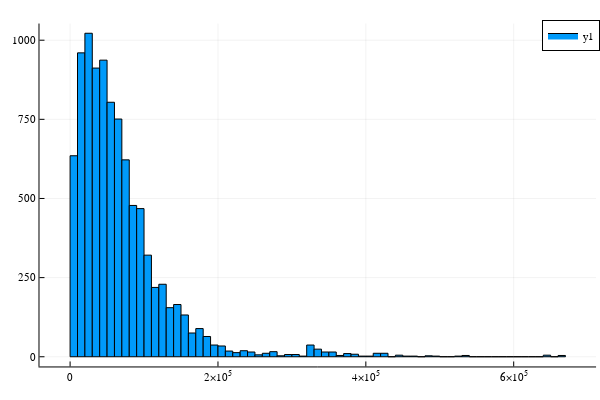

Here is the notebook cell this chart was saved with:
### Code cell
@df dropmissing(acs, :HHINCOME) histogram(:HHINCOME)

### Figure 1 — Plotly figure (JSON) as saved in the notebook; plotly's stock layout.template omitted (floating-point values rounded to 4 significant figures)
{"data": [{"fill": "tozeroy", "fillcolor": "rgba(0, 154, 250, 1.000)", "hoverinfo": "none", "legendgroup": "y1", "line": {"color": "rgba(0, 0, 0, 1.000)", "dash": "solid", "width": 1}, "mode": "lines", "name": "y1", "showlegend": true, "type": "scatter", "x": [0, 0, 10000, 10000, 0, 0], "xaxis": "x1", "y": [635, 0, 0, 635, 635, 635], "yaxis": "y1"}, {"fill": "tozeroy", "fillcolor": "rgba(0, 154, 250, 1.000)", "hoverinfo": "none", "legendgroup": "y1", "line": {"color": "rgba(0, 0, 0, 1.000)", "dash": "solid", "width": 1}, "mode": "lines", "name": "y1", "showlegend": false, "type": "scatter", "x": [10000, 10000, 20000, 20000, 10000, 10000], "xaxis": "x1", "y": [960, 0, 0, 960, 960, 960], "yaxis": "y1"}, {"fill": "tozeroy", "fillcolor": "rgba(0, 154, 250, 1.000)", "hoverinfo": "none", "legendgroup": "y1", "line": {"color": "rgba(0, 0, 0, 1.000)", "dash": "solid", "width": 1}, "mode": "lines", "name": "y1", "showlegend": false, "type": "scatter", "x": [20000, 20000, 30000, 30000, 20000, 20000], "xaxis": "x1", "y": [1022, 0, 0, 1022, 1022, 1022], "yaxis": "y1"}, {"fill": "tozeroy", "fillcolor": "rgba(0, 154, 250, 1.000)", "hoverinfo": "none", "legendgroup": "y1", "line": {"color": "rgba(0, 0, 0, 1.000)", "dash": "solid", "width": 1}, "mode": "lines", "name": "y1", "showlegend": false, "type": "scatter", "x": [30000, 30000, 40000, 40000, 30000, 30000], "xaxis": "x1", "y": [912, 0, 0, 912, 912, 912], "yaxis": "y1"}, {"fill": "tozeroy", "fillcolor": "rgba(0, 154, 250, 1.000)", "hoverinfo": "none", "legendgroup": "y1", "line": {"color": "rgba(0, 0, 0, 1.000)", "dash": "solid", "width": 1}, "mode": "lines", "name": "y1", "showlegend": false, "type": "scatter", "x": [40000, 40000, 50000, 50000, 40000, 40000], "xaxis": "x1", "y": [937, 0, 0, 937, 937, 937], "yaxis": "y1"}, {"fill": "tozeroy", "fillcolor": "rgba(0, 154, 250, 1.000)", "hoverinfo": "none", "legendgroup": "y1", "line": {"color": "rgba(0, 0, 0, 1.000)", "dash": "solid", "width": 1}, "mode": "lines", "name": "y1", "showlegend": false, "type": "scatter", "x": [50000, 50000, 60000, 60000, 50000, 50000], "xaxis": "x1", "y": [804, 0, 0, 804, 804, 804], "yaxis": "y1"}, {"fill": "tozeroy", "fillcolor": "rgba(0, 154, 250, 1.000)", "hoverinfo": "none", "legendgroup": "y1", "line": {"color": "rgba(0, 0, 0, 1.000)", "dash": "solid", "width": 1}, "mode": "lines", "name": "y1", "showlegend": false, "type": "scatter", "x": [60000, 60000, 70000, 70000, 60000, 60000], "xaxis": "x1", "y": [751, 0, 0, 751, 751, 751], "yaxis": "y1"}, {"fill": "tozeroy", "fillcolor": "rgba(0, 154, 250, 1.000)", "hoverinfo": "none", "legendgroup": "y1", "line": {"color": "rgba(0, 0, 0, 1.000)", "dash": "solid", "width": 1}, "mode": "lines", "name": "y1", "showlegend": false, "type": "scatter", "x": [70000, 70000, 80000, 80000, 70000, 70000], "xaxis": "x1", "y": [622, 0, 0, 622, 622, 622], "yaxis": "y1"}, {"fill": "tozeroy", "fillcolor": "rgba(0, 154, 250, 1.000)", "hoverinfo": "none", "legendgroup": "y1", "line": {"color": "rgba(0, 0, 0, 1.000)", "dash": "solid", "width": 1}, "mode": "lines", "name": "y1", "showlegend": false, "type": "scatter", "x": [80000, 80000, 90000, 90000, 80000, 80000], "xaxis": "x1", "y": [478, 0, 0, 478, 478, 478], "yaxis": "y1"}, {"fill": "tozeroy", "fillcolor": "rgba(0, 154, 250, 1.000)", "hoverinfo": "none", "legendgroup": "y1", "line": {"color": "rgba(0, 0, 0, 1.000)", "dash": "solid", "width": 1}, "mode": "lines", "name": "y1", "showlegend": false, "type": "scatter", "x": [90000, 90000, 100000, 100000, 90000, 90000], "xaxis": "x1", "y": [468, 0, 0, 468, 468, 468], "yaxis": "y1"}, {"fill": "tozeroy", "fillcolor": "rgba(0, 154, 250, 1.000)", "hoverinfo": "none", "legendgroup": "y1", "line": {"color": "rgba(0, 0, 0, 1.000)", "dash": "solid", "width": 1}, "mode": "lines", "name": "y1", "showlegend": false, "type": "scatter", "x": [100000, 100000, 110000, 110000, 100000, 100000], "xaxis": "x1", "y": [321, 0, 0, 321, 321, 321], "yaxis": "y1"}, {"fill": "tozeroy", "fillcolor": "rgba(0, 154, 250, 1.000)", "hoverinfo": "none", "legendgroup": "y1", "line": {"color": "rgba(0, 0, 0, 1.000)", "dash": "solid", "width": 1}, "mode": "lines", "name": "y1", "showlegend": false, "type": "scatter", "x": [110000, 110000, 120000, 120000, 110000, 110000], "xaxis": "x1", "y": [219, 0, 0, 219, 219, 219], "yaxis": "y1"}, {"fill": "tozeroy", "fillcolor": "rgba(0, 154, 250, 1.000)", "hoverinfo": "none", "legendgroup": "y1", "line": {"color": "rgba(0, 0, 0, 1.000)", "dash": "solid", "width": 1}, "mode": "lines", "name": "y1", "showlegend": false, "type": "scatter", "x": [120000, 120000, 130000, 130000, 120000, 120000], "xaxis": "x1", "y": [229, 0, 0, 229, 229, 229], "yaxis": "y1"}, {"fill": "tozeroy", "fillcolor": "rgba(0, 154, 250, 1.000)", "hoverinfo": "none", "legendgroup": "y1", "line": {"color": "rgba(0, 0, 0, 1.000)", "dash": "solid", "width": 1}, "mode": "lines", "name": "y1", "showlegend": false, "type": "scatter", "x": [130000, 130000, 140000, 140000, 130000, 130000], "xaxis": "x1", "y": [155, 0, 0, 155, 155, 155], "yaxis": "y1"}, {"fill": "tozeroy", "fillcolor": "rgba(0, 154, 250, 1.000)", "hoverinfo": "none", "legendgroup": "y1", "line": {"color": "rgba(0, 0, 0, 1.000)", "dash": "solid", "width": 1}, "mode": "lines", "name": "y1", "showlegend": false, "type": "scatter", "x": [140000, 140000, 150000, 150000, 140000, 140000], "xaxis": "x1", "y": [165, 0, 0, 165, 165, 165], "yaxis": "y1"}, {"fill": "tozeroy", "fillcolor": "rgba(0, 154, 250, 1.000)", "hoverinfo": "none", "legendgroup": "y1", "line": {"color": "rgba(0, 0, 0, 1.000)", "dash": "solid", "width": 1}, "mode": "lines", "name": "y1", "showlegend": false, "type": "scatter", "x": [150000, 150000, 160000, 160000, 150000, 150000], "xaxis": "x1", "y": [132, 0, 0, 132, 132, 132], "yaxis": "y1"}, {"fill": "tozeroy", "fillcolor": "rgba(0, 154, 250, 1.000)", "hoverinfo": "none", "legendgroup": "y1", "line": {"color": "rgba(0, 0, 0, 1.000)", "dash": "solid", "width": 1}, "mode": "lines", "name": "y1", "showlegend": false, "type": "scatter", "x": [160000, 160000, 170000, 170000, 160000, 160000], "xaxis": "x1", "y": [75, 0, 0, 75, 75, 75], "yaxis": "y1"}, {"fill": "tozeroy", "fillcolor": "rgba(0, 154, 250, 1.000)", "hoverinfo": "none", "legendgroup": "y1", "line": {"color": "rgba(0, 0, 0, 1.000)", "dash": "solid", "width": 1}, "mode": "lines", "name": "y1", "showlegend": false, "type": "scatter", "x": [170000, 170000, 180000, 180000, 170000, 170000], "xaxis": "x1", "y": [89, 0, 0, 89, 89, 89], "yaxis": "y1"}, {"fill": "tozeroy", "fillcolor": "rgba(0, 154, 250, 1.000)", "hoverinfo": "none", "legendgroup": "y1", "line": {"color": "rgba(0, 0, 0, 1.000)", "dash": "solid", "width": 1}, "mode": "lines", "name": "y1", "showlegend": false, "type": "scatter", "x": [180000, 180000, 190000, 190000, 180000, 180000], "xaxis": "x1", "y": [64, 0, 0, 64, 64, 64], "yaxis": "y1"}, {"fill": "tozeroy", "fillcolor": "rgba(0, 154, 250, 1.000)", "hoverinfo": "none", "legendgroup": "y1", "line": {"color": "rgba(0, 0, 0, 1.000)", "dash": "solid", "width": 1}, "mode": "lines", "name": "y1", "showlegend": false, "type": "scatter", "x": [190000, 190000, 200000, 200000, 190000, 190000], "xaxis": "x1", "y": [37, 0, 0, 37, 37, 37], "yaxis": "y1"}, {"fill": "tozeroy", "fillcolor": "rgba(0, 154, 250, 1.000)", "hoverinfo": "none", "legendgroup": "y1", "line": {"color": "rgba(0, 0, 0, 1.000)", "dash": "solid", "width": 1}, "mode": "lines", "name": "y1", "showlegend": false, "type": "scatter", "x": [200000, 200000, 210000, 210000, 200000, 200000], "xaxis": "x1", "y": [34, 0, 0, 34, 34, 34], "yaxis": "y1"}, {"fill": "tozeroy", "fillcolor": "rgba(0, 154, 250, 1.000)", "hoverinfo": "none", "legendgroup": "y1", "line": {"color": "rgba(0, 0, 0, 1.000)", "dash": "solid", "width": 1}, "mode": "lines", "name": "y1", "showlegend": false, "type": "scatter", "x": [210000, 210000, 220000, 220000, 210000, 210000], "xaxis": "x1", "y": [18, 0, 0, 18, 18, 18], "yaxis": "y1"}, {"fill": "tozeroy", "fillcolor": "rgba(0, 154, 250, 1.000)", "hoverinfo": "none", "legendgroup": "y1", "line": {"color": "rgba(0, 0, 0, 1.000)", "dash": "solid", "width": 1}, "mode": "lines", "name": "y1", "showlegend": false, "type": "scatter", "x": [220000, 220000, 230000, 230000, 220000, 220000], "xaxis": "x1", "y": [13, 0, 0, 13, 13, 13], "yaxis": "y1"}, {"fill": "tozeroy", "fillcolor": "rgba(0, 154, 250, 1.000)", "hoverinfo": "none", "legendgroup": "y1", "line": {"color": "rgba(0, 0, 0, 1.000)", "dash": "solid", "width": 1}, "mode": "lines", "name": "y1", "showlegend": false, "type": "scatter", "x": [230000, 230000, 240000, 240000, 230000, 230000], "xaxis": "x1", "y": [19, 0, 0, 19, 19, 19], "yaxis": "y1"}, {"fill": "tozeroy", "fillcolor": "rgba(0, 154, 250, 1.000)", "hoverinfo": "none", "legendgroup": "y1", "line": {"color": "rgba(0, 0, 0, 1.000)", "dash": "solid", "width": 1}, "mode": "lines", "name": "y1", "showlegend": false, "type": "scatter", "x": [240000, 240000, 250000, 250000, 240000, 240000], "xaxis": "x1", "y": [15, 0, 0, 15, 15, 15], "yaxis": "y1"}, {"fill": "tozeroy", "fillcolor": "rgba(0, 154, 250, 1.000)", "hoverinfo": "none", "legendgroup": "y1", "line": {"color": "rgba(0, 0, 0, 1.000)", "dash": "solid", "width": 1}, "mode": "lines", "name": "y1", "showlegend": false, "type": "scatter", "x": [250000, 250000, 260000, 260000, 250000, 250000], "xaxis": "x1", "y": [6, 0, 0, 6, 6, 6], "yaxis": "y1"}, {"fill": "tozeroy", "fillcolor": "rgba(0, 154, 250, 1.000)", "hoverinfo": "none", "legendgroup": "y1", "line": {"color": "rgba(0, 0, 0, 1.000)", "dash": "solid", "width": 1}, "mode": "lines", "name": "y1", "showlegend": false, "type": "scatter", "x": [260000, 260000, 270000, 270000, 260000, 260000], "xaxis": "x1", "y": [11, 0, 0, 11, 11, 11], "yaxis": "y1"}, {"fill": "tozeroy", "fillcolor": "rgba(0, 154, 250, 1.000)", "hoverinfo": "none", "legendgroup": "y1", "line": {"color": "rgba(0, 0, 0, 1.000)", "dash": "solid", "width": 1}, "mode": "lines", "name": "y1", "showlegend": false, "type": "scatter", "x": [270000, 270000, 280000, 280000, 270000, 270000], "xaxis": "x1", "y": [16, 0, 0, 16, 16, 16], "yaxis": "y1"}, {"fill": "tozeroy", "fillcolor": "rgba(0, 154, 250, 1.000)", "hoverinfo": "none", "legendgroup": "y1", "line": {"color": "rgba(0, 0, 0, 1.000)", "dash": "solid", "width": 1}, "mode": "lines", "name": "y1", "showlegend": false, "type": "scatter", "x": [280000, 280000, 290000, 290000, 280000, 280000], "xaxis": "x1", "y": [3, 0, 0, 3, 3, 3], "yaxis": "y1"}, {"fill": "tozeroy", "fillcolor": "rgba(0, 154, 250, 1.000)", "hoverinfo": "none", "legendgroup": "y1", "line": {"color": "rgba(0, 0, 0, 1.000)", "dash": "solid", "width": 1}, "mode": "lines", "name": "y1", "showlegend": false, "type": "scatter", "x": [290000, 290000, 300000, 300000, 290000, 290000], "xaxis": "x1", "y": [7, 0, 0, 7, 7, 7], "yaxis": "y1"}, {"fill": "tozeroy", "fillcolor": "rgba(0, 154, 250, 1.000)", "hoverinfo": "none", "legendgroup": "y1", "line": {"color": "rgba(0, 0, 0, 1.000)", "dash": "solid", "width": 1}, "mode": "lines", "name": "y1", "showlegend": false, "type": "scatter", "x": [300000, 300000, 310000, 310000, 300000, 300000], "xaxis": "x1", "y": [7, 0, 0, 7, 7, 7], "yaxis": "y1"}, {"fill": "tozeroy", "fillcolor": "rgba(0, 154, 250, 1.000)", "hoverinfo": "none", "legendgroup": "y1", "line": {"color": "rgba(0, 0, 0, 1.000)", "dash": "solid", "width": 1}, "mode": "lines", "name": "y1", "showlegend": false, "type": "scatter", "x": [310000, 310000, 320000, 320000, 310000, 310000], "xaxis": "x1", "y": [2, 0, 0, 2, 2, 2], "yaxis": "y1"}, {"fill": "tozeroy", "fillcolor": "rgba(0, 154, 250, 1.000)", "hoverinfo": "none", "legendgroup": "y1", "line": {"color": "rgba(0, 0, 0, 1.000)", "dash": "solid", "width": 1}, "mode": "lines", "name": "y1", "showlegend": false, "type": "scatter", "x": [320000, 320000, 330000, 330000, 320000, 320000], "xaxis": "x1", "y": [37, 0, 0, 37, 37, 37], "yaxis": "y1"}, {"fill": "tozeroy", "fillcolor": "rgba(0, 154, 250, 1.000)", "hoverinfo": "none", "legendgroup": "y1", "line": {"color": "rgba(0, 0, 0, 1.000)", "dash": "solid", "width": 1}, "mode": "lines", "name": "y1", "showlegend": false, "type": "scatter", "x": [330000, 330000, 340000, 340000, 330000, 330000], "xaxis": "x1", "y": [24, 0, 0, 24, 24, 24], "yaxis": "y1"}, {"fill": "tozeroy", "fillcolor": "rgba(0, 154, 250, 1.000)", "hoverinfo": "none", "legendgroup": "y1", "line": {"color": "rgba(0, 0, 0, 1.000)", "dash": "solid", "width": 1}, "mode": "lines", "name": "y1", "showlegend": false, "type": "scatter", "x": [340000, 340000, 350000, 350000, 340000, 340000], "xaxis": "x1", "y": [15, 0, 0, 15, 15, 15], "yaxis": "y1"}, {"fill": "tozeroy", "fillcolor": "rgba(0, 154, 250, 1.000)", "hoverinfo": "none", "legendgroup": "y1", "line": {"color": "rgba(0, 0, 0, 1.000)", "dash": "solid", "width": 1}, "mode": "lines", "name": "y1", "showlegend": false, "type": "scatter", "x": [350000, 350000, 360000, 360000, 350000, 350000], "xaxis": "x1", "y": [15, 0, 0, 15, 15, 15], "yaxis": "y1"}, {"fill": "tozeroy", "fillcolor": "rgba(0, 154, 250, 1.000)", "hoverinfo": "none", "legendgroup": "y1", "line": {"color": "rgba(0, 0, 0, 1.000)", "dash": "solid", "width": 1}, "mode": "lines", "name": "y1", "showlegend": false, "type": "scatter", "x": [360000, 360000, 370000, 370000, 360000, 360000], "xaxis": "x1", "y": [4, 0, 0, 4, 4, 4], "yaxis": "y1"}, {"fill": "tozeroy", "fillcolor": "rgba(0, 154, 250, 1.000)", "hoverinfo": "none", "legendgroup": "y1", "line": {"color": "rgba(0, 0, 0, 1.000)", "dash": "solid", "width": 1}, "mode": "lines", "name": "y1", "showlegend": false, "type": "scatter", "x": [370000, 370000, 380000, 380000, 370000, 370000], "xaxis": "x1", "y": [10, 0, 0, 10, 10, 10], "yaxis": "y1"}, {"fill": "tozeroy", "fillcolor": "rgba(0, 154, 250, 1.000)", "hoverinfo": "none", "legendgroup": "y1", "line": {"color": "rgba(0, 0, 0, 1.000)", "dash": "solid", "width": 1}, "mode": "lines", "name": "y1", "showlegend": false, "type": "scatter", "x": [380000, 380000, 390000, 390000, 380000, 380000], "xaxis": "x1", "y": [8, 0, 0, 8, 8, 8], "yaxis": "y1"}, {"fill": "tozeroy", "fillcolor": "rgba(0, 154, 250, 1.000)", "hoverinfo": "none", "legendgroup": "y1", "line": {"color": "rgba(0, 0, 0, 1.000)", "dash": "solid", "width": 1}, "mode": "lines", "name": "y1", "showlegend": false, "type": "scatter", "x": [390000, 390000, 400000, 400000, 390000, 390000], "xaxis": "x1", "y": [2, 0, 0, 2, 2, 2], "yaxis": "y1"}, {"fill": "tozeroy", "fillcolor": "rgba(0, 154, 250, 1.000)", "hoverinfo": "none", "legendgroup": "y1", "line": {"color": "rgba(0, 0, 0, 1.000)", "dash": "solid", "width": 1}, "mode": "lines", "name": "y1", "showlegend": false, "type": "scatter", "x": [400000, 400000, 410000, 410000, 400000, 400000], "xaxis": "x1", "y": [2, 0, 0, 2, 2, 2], "yaxis": "y1"}, {"fill": "tozeroy", "fillcolor": "rgba(0, 154, 250, 1.000)", "hoverinfo": "none", "legendgroup": "y1", "line": {"color": "rgba(0, 0, 0, 1.000)", "dash": "solid", "width": 1}, "mode": "lines", "name": "y1", "showlegend": false, "type": "scatter", "x": [410000, 410000, 420000, 420000, 410000, 410000], "xaxis": "x1", "y": [11, 0, 0, 11, 11, 11], "yaxis": "y1"}, {"fill": "tozeroy", "fillcolor": "rgba(0, 154, 250, 1.000)", "hoverinfo": "none", "legendgroup": "y1", "line": {"color": "rgba(0, 0, 0, 1.000)", "dash": "solid", "width": 1}, "mode": "lines", "name": "y1", "showlegend": false, "type": "scatter", "x": [420000, 420000, 430000, 430000, 420000, 420000], "xaxis": "x1", "y": [11, 0, 0, 11, 11, 11], "yaxis": "y1"}, {"fill": "tozeroy", "fillcolor": "rgba(0, 154, 250, 1.000)", "hoverinfo": "none", "legendgroup": "y1", "line": {"color": "rgba(0, 0, 0, 1.000)", "dash": "solid", "width": 1}, "mode": "lines", "name": "y1", "showlegend": false, "type": "scatter", "x": [430000, 430000, 440000, 440000, 430000, 430000], "xaxis": "x1", "y": [0, 0, 0, 0, 0, 0], "yaxis": "y1"}, {"fill": "tozeroy", "fillcolor": "rgba(0, 154, 250, 1.000)", "hoverinfo": "none", "legendgroup": "y1", "line": {"color": "rgba(0, 0, 0, 1.000)", "dash": "solid", "width": 1}, "mode": "lines", "name": "y1", "showlegend": false, "type": "scatter", "x": [440000, 440000, 450000, 450000, 440000, 440000], "xaxis": "x1", "y": [5, 0, 0, 5, 5, 5], "yaxis": "y1"}, {"fill": "tozeroy", "fillcolor": "rgba(0, 154, 250, 1.000)", "hoverinfo": "none", "legendgroup": "y1", "line": {"color": "rgba(0, 0, 0, 1.000)", "dash": "solid", "width": 1}, "mode": "lines", "name": "y1", "showlegend": false, "type": "scatter", "x": [450000, 450000, 460000, 460000, 450000, 450000], "xaxis": "x1", "y": [2, 0, 0, 2, 2, 2], "yaxis": "y1"}, {"fill": "tozeroy", "fillcolor": "rgba(0, 154, 250, 1.000)", "hoverinfo": "none", "legendgroup": "y1", "line": {"color": "rgba(0, 0, 0, 1.000)", "dash": "solid", "width": 1}, "mode": "lines", "name": "y1", "showlegend": false, "type": "scatter", "x": [460000, 460000, 470000, 470000, 460000, 460000], "xaxis": "x1", "y": [2, 0, 0, 2, 2, 2], "yaxis": "y1"}, {"fill": "tozeroy", "fillcolor": "rgba(0, 154, 250, 1.000)", "hoverinfo": "none", "legendgroup": "y1", "line": {"color": "rgba(0, 0, 0, 1.000)", "dash": "solid", "width": 1}, "mode": "lines", "name": "y1", "showlegend": false, "type": "scatter", "x": [470000, 470000, 480000, 480000, 470000, 470000], "xaxis": "x1", "y": [0, 0, 0, 0, 0, 0], "yaxis": "y1"}, {"fill": "tozeroy", "fillcolor": "rgba(0, 154, 250, 1.000)", "hoverinfo": "none", "legendgroup": "y1", "line": {"color": "rgba(0, 0, 0, 1.000)", "dash": "solid", "width": 1}, "mode": "lines", "name": "y1", "showlegend": false, "type": "scatter", "x": [480000, 480000, 490000, 490000, 480000, 480000], "xaxis": "x1", "y": [3, 0, 0, 3, 3, 3], "yaxis": "y1"}, {"fill": "tozeroy", "fillcolor": "rgba(0, 154, 250, 1.000)", "hoverinfo": "none", "legendgroup": "y1", "line": {"color": "rgba(0, 0, 0, 1.000)", "dash": "solid", "width": 1}, "mode": "lines", "name": "y1", "showlegend": false, "type": "scatter", "x": [490000, 490000, 500000, 500000, 490000, 490000], "xaxis": "x1", "y": [2, 0, 0, 2, 2, 2], "yaxis": "y1"}, {"fill": "tozeroy", "fillcolor": "rgba(0, 154, 250, 1.000)", "hoverinfo": "none", "legendgroup": "y1", "line": {"color": "rgba(0, 0, 0, 1.000)", "dash": "solid", "width": 1}, "mode": "lines", "name": "y1", "showlegend": false, "type": "scatter", "x": [500000, 500000, 510000, 510000, 500000, 500000], "xaxis": "x1", "y": [0, 0, 0, 0, 0, 0], "yaxis": "y1"}, {"fill": "tozeroy", "fillcolor": "rgba(0, 154, 250, 1.000)", "hoverinfo": "none", "legendgroup": "y1", "line": {"color": "rgba(0, 0, 0, 1.000)", "dash": "solid", "width": 1}, "mode": "lines", "name": "y1", "showlegend": false, "type": "scatter", "x": [510000, 510000, 520000, 520000, 510000, 510000], "xaxis": "x1", "y": [0, 0, 0, 0, 0, 0], "yaxis": "y1"}, {"fill": "tozeroy", "fillcolor": "rgba(0, 154, 250, 1.000)", "hoverinfo": "none", "legendgroup": "y1", "line": {"color": "rgba(0, 0, 0, 1.000)", "dash": "solid", "width": 1}, "mode": "lines", "name": "y1", "showlegend": false, "type": "scatter", "x": [520000, 520000, 530000, 530000, 520000, 520000], "xaxis": "x1", "y": [2, 0, 0, 2, 2, 2], "yaxis": "y1"}, {"fill": "tozeroy", "fillcolor": "rgba(0, 154, 250, 1.000)", "hoverinfo": "none", "legendgroup": "y1", "line": {"color": "rgba(0, 0, 0, 1.000)", "dash": "solid", "width": 1}, "mode": "lines", "name": "y1", "showlegend": false, "type": "scatter", "x": [530000, 530000, 540000, 540000, 530000, 530000], "xaxis": "x1", "y": [4, 0, 0, 4, 4, 4], "yaxis": "y1"}, {"fill": "tozeroy", "fillcolor": "rgba(0, 154, 250, 1.000)", "hoverinfo": "none", "legendgroup": "y1", "line": {"color": "rgba(0, 0, 0, 1.000)", "dash": "solid", "width": 1}, "mode": "lines", "name": "y1", "showlegend": false, "type": "scatter", "x": [540000, 540000, 550000, 550000, 540000, 540000], "xaxis": "x1", "y": [0, 0, 0, 0, 0, 0], "yaxis": "y1"}, {"fill": "tozeroy", "fillcolor": "rgba(0, 154, 250, 1.000)", "hoverinfo": "none", "legendgroup": "y1", "line": {"color": "rgba(0, 0, 0, 1.000)", "dash": "solid", "width": 1}, "mode": "lines", "name": "y1", "showlegend": false, "type": "scatter", "x": [550000, 550000, 560000, 560000, 550000, 550000], "xaxis": "x1", "y": [0, 0, 0, 0, 0, 0], "yaxis": "y1"}, {"fill": "tozeroy", "fillcolor": "rgba(0, 154, 250, 1.000)", "hoverinfo": "none", "legendgroup": "y1", "line": {"color": "rgba(0, 0, 0, 1.000)", "dash": "solid", "width": 1}, "mode": "lines", "name": "y1", "showlegend": false, "type": "scatter", "x": [560000, 560000, 570000, 570000, 560000, 560000], "xaxis": "x1", "y": [0, 0, 0, 0, 0, 0], "yaxis": "y1"}, {"fill": "tozeroy", "fillcolor": "rgba(0, 154, 250, 1.000)", "hoverinfo": "none", "legendgroup": "y1", "line": {"color": "rgba(0, 0, 0, 1.000)", "dash": "solid", "width": 1}, "mode": "lines", "name": "y1", "showlegend": false, "type": "scatter", "x": [570000, 570000, 580000, 580000, 570000, 570000], "xaxis": "x1", "y": [0, 0, 0, 0, 0, 0], "yaxis": "y1"}, {"fill": "tozeroy", "fillcolor": "rgba(0, 154, 250, 1.000)", "hoverinfo": "none", "legendgroup": "y1", "line": {"color": "rgba(0, 0, 0, 1.000)", "dash": "solid", "width": 1}, "mode": "lines", "name": "y1", "showlegend": false, "type": "scatter", "x": [580000, 580000, 590000, 590000, 580000, 580000], "xaxis": "x1", "y": [0, 0, 0, 0, 0, 0], "yaxis": "y1"}, {"fill": "tozeroy", "fillcolor": "rgba(0, 154, 250, 1.000)", "hoverinfo": "none", "legendgroup": "y1", "line": {"color": "rgba(0, 0, 0, 1.000)", "dash": "solid", "width": 1}, "mode": "lines", "name": "y1", "showlegend": false, "type": "scatter", "x": [590000, 590000, 600000, 600000, 590000, 590000], "xaxis": "x1", "y": [0, 0, 0, 0, 0, 0], "yaxis": "y1"}, {"fill": "tozeroy", "fillcolor": "rgba(0, 154, 250, 1.000)", "hoverinfo": "none", "legendgroup": "y1", "line": {"color": "rgba(0, 0, 0, 1.000)", "dash": "solid", "width": 1}, "mode": "lines", "name": "y1", "showlegend": false, "type": "scatter", "x": [600000, 600000, 610000, 610000, 600000, 600000], "xaxis": "x1", "y": [0, 0, 0, 0, 0, 0], "yaxis": "y1"}, {"fill": "tozeroy", "fillcolor": "rgba(0, 154, 250, 1.000)", "hoverinfo": "none", "legendgroup": "y1", "line": {"color": "rgba(0, 0, 0, 1.000)", "dash": "solid", "width": 1}, "mode": "lines", "name": "y1", "showlegend": false, "type": "scatter", "x": [610000, 610000, 620000, 620000, 610000, 610000], "xaxis": "x1", "y": [0, 0, 0, 0, 0, 0], "yaxis": "y1"}, {"fill": "tozeroy", "fillcolor": "rgba(0, 154, 250, 1.000)", "hoverinfo": "none", "legendgroup": "y1", "line": {"color": "rgba(0, 0, 0, 1.000)", "dash": "solid", "width": 1}, "mode": "lines", "name": "y1", "showlegend": false, "type": "scatter", "x": [620000, 620000, 630000, 630000, 620000, 620000], "xaxis": "x1", "y": [0, 0, 0, 0, 0, 0], "yaxis": "y1"}, {"fill": "tozeroy", "fillcolor": "rgba(0, 154, 250, 1.000)", "hoverinfo": "none", "legendgroup": "y1", "line": {"color": "rgba(0, 0, 0, 1.000)", "dash": "solid", "width": 1}, "mode": "lines", "name": "y1", "showlegend": false, "type": "scatter", "x": [630000, 630000, 640000, 640000, 630000, 630000], "xaxis": "x1", "y": [0, 0, 0, 0, 0, 0], "yaxis": "y1"}, {"fill": "tozeroy", "fillcolor": "rgba(0, 154, 250, 1.000)", "hoverinfo": "none", "legendgroup": "y1", "line": {"color": "rgba(0, 0, 0, 1.000)", "dash": "solid", "width": 1}, "mode": "lines", "name": "y1", "showlegend": false, "type": "scatter", "x": [640000, 640000, 650000, 650000, 640000, 640000], "xaxis": "x1", "y": [5, 0, 0, 5, 5, 5], "yaxis": "y1"}, {"fill": "tozeroy", "fillcolor": "rgba(0, 154, 250, 1.000)", "hoverinfo": "none", "legendgroup": "y1", "line": {"color": "rgba(0, 0, 0, 1.000)", "dash": "solid", "width": 1}, "mode": "lines", "name": "y1", "showlegend": false, "type": "scatter", "x": [650000, 650000, 660000, 660000, 650000, 650000], "xaxis": "x1", "y": [0, 0, 0, 0, 0, 0], "yaxis": "y1"}, {"fill": "tozeroy", "fillcolor": "rgba(0, 154, 250, 1.000)", "hoverinfo": "none", "legendgroup": "y1", "line": {"color": "rgba(0, 0, 0, 1.000)", "dash": "solid", "width": 1}, "mode": "lines", "name": "y1", "showlegend": false, "type": "scatter", "x": [660000, 660000, 670000, 670000, 660000, 660000], "xaxis": "x1", "y": [4, 0, 0, 4, 4, 4], "yaxis": "y1"}], "layout": {"annotations": [], "height": 400, "legend": {"bgcolor": "rgba(255, 255, 255, 1.000)", "bordercolor": "rgba(0, 0, 0, 1.000)", "borderwidth": 1, "font": {"color": "rgba(0, 0, 0, 1.000)", "family": "sans-serif", "size": 11}, "tracegroupgap": 0, "traceorder": "normal", "x": 1, "xanchor": "auto", "y": 1, "yanchor": "auto"}, "margin": {"b": 20, "l": 0, "r": 0, "t": 20}, "paper_bgcolor": "rgba(255, 255, 255, 1.000)", "plot_bgcolor": "rgba(255, 255, 255, 1.000)", "showlegend": true, "width": 600, "xaxis": {"anchor": "y1", "domain": [0.06582, 0.9934], "gridcolor": "rgba(0, 0, 0, 0.100)", "gridwidth": 0.5, "linecolor": "rgba(0, 0, 0, 1.000)", "mirror": false, "range": [-41406, 711406], "showgrid": true, "showline": true, "showticklabels": true, "tickangle": 0, "tickcolor": "rgb(0, 0, 0)", "tickfont": {"color": "rgba(0, 0, 0, 1.000)", "family": "sans-serif", "size": 11}, "tickmode": "array", "ticks": "inside", "ticktext": ["0", "2×10<sup>5</sup>", "4×10<sup>5</sup>", "6×10<sup>5</sup>"], "tickvals": [0, 200000, 400000, 600000], "title": "", "titlefont": {"color": "rgba(0, 0, 0, 1.000)", "family": "sans-serif", "size": 15}, "type": "-", "visible": true, "zeroline": false, "zerolinecolor": "rgba(0, 0, 0, 1.000)"}, "yaxis": {"anchor": "x1", "domain": [0.03762, 0.9902], "gridcolor": "rgba(0, 0, 0, 0.100)", "gridwidth": 0.5, "linecolor": "rgba(0, 0, 0, 1.000)", "mirror": false, "range": [-30.66, 1053.0], "showgrid": true, "showline": true, "showticklabels": true, "tickangle": 0, "tickcolor": "rgb(0, 0, 0)", "tickfont": {"color": "rgba(0, 0, 0, 1.000)", "family": "sans-serif", "size": 11}, "tickmode": "array", "ticks": "inside", "ticktext": ["0", "250", "500", "750", "1000"], "tickvals": [0, 250, 500, 750, 1000], "title": "", "titlefont": {"color": "rgba(0, 0, 0, 1.000)", "family": "sans-serif", "size": 15}, "type": "-", "visible": true, "zeroline": false, "zerolinecolor": "rgba(0, 0, 0, 1.000)"}}}
